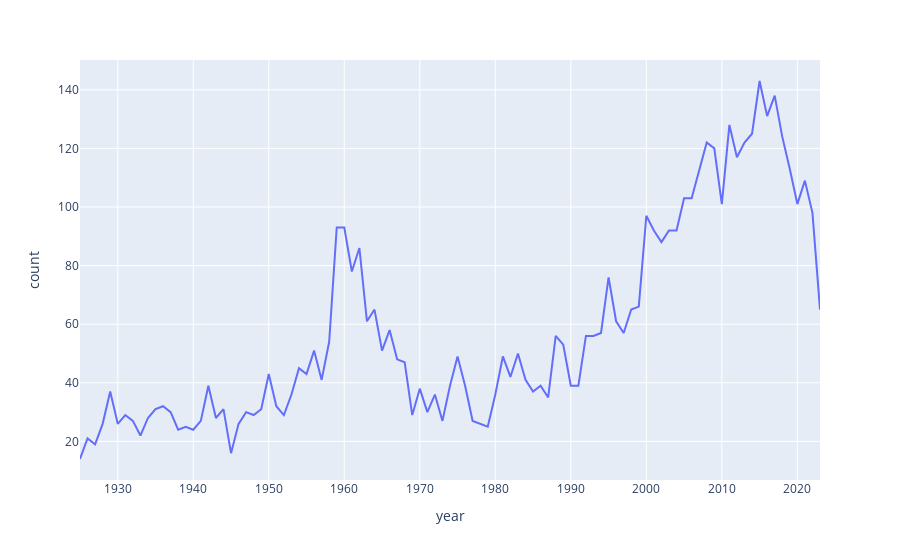
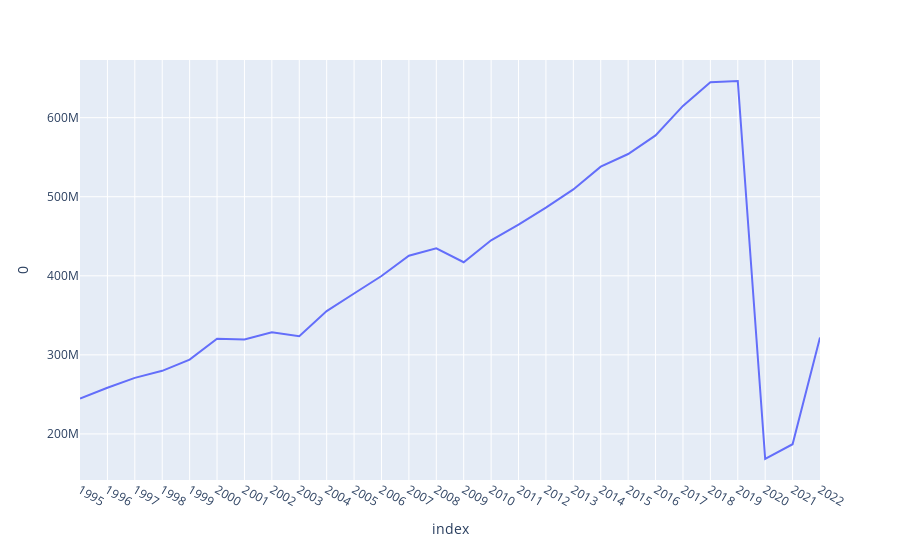

Notebook code for these charts, in order:
### Code cell
display(px.line(anos_disp, x="year", y="count"))
display(px.line(anos_tourism, x=anos_tourism.index, y=0))

### Figure 1 — Plotly figure (JSON) as saved in the notebook; plotly's stock layout.template omitted (floating-point values rounded to 4 significant figures)
{"data": [{"hovertemplate": "year=%{x}<br>count=%{y}<extra></extra>", "legendgroup": "", "line": {"color": "#636efa", "dash": "solid"}, "marker": {"symbol": "circle"}, "mode": "lines", "name": "", "orientation": "v", "showlegend": false, "type": "scatter", "x": [1925, 1926, 1927, 1928, 1929, 1930, 1931, 1932, 1933, 1934, 1935, 1936, 1937, 1938, 1939, 1940, 1941, 1942, 1943, 1944, 1945, 1946, 1947, 1948, 1949, 1950, 1951, 1952, 1953, 1954, 1955, 1956, 1957, 1958, 1959, 1960, 1961, 1962, 1963, 1964, 1965, 1966, 1967, 1968, 1969, 1970, 1971, 1972, 1973, 1974, 1975, 1976, 1977, 1978, 1979, 1980, 1981, 1982, 1983, 1984, 1985, 1986, 1987, 1988, 1989, 1990, 1991, 1992, 1993, 1994, 1995, 1996, 1997, 1998, 1999, 2000, 2001, 2002, 2003, 2004, 2005, 2006, 2007, 2008, 2009, 2010, 2011, 2012, 2013, 2014, 2015, 2016, 2017, 2018, 2019, 2020, 2021, 2022, 2023], "xaxis": "x", "y": [14, 21, 19, 26, 37, 26, 29, 27, 22, 28, 31, 32, 30, 24, 25, 24, 27, 39, 28, 31, 16, 26, 30, 29, 31, 43, 32, 29, 36, 45, 43, 51, 41, 54, 93, 93, 78, 86, 61, 65, 51, 58, 48, 47, 29, 38, 30, 36, 27, 39, 49, 39, 27, 26, 25, 36, 49, 42, 50, 41, 37, 39, 35, 56, 53, 39, 39, 56, 56, 57, 76, 61, 57, 65, 66, 97, 92, 88, 92, 92, 103, 103, 113, 122, 120, 101, 128, 117, 122, 125, 143, 131, 138, 124, 113, 101, 109, 98, 65], "yaxis": "y"}], "layout": {"legend": {"tracegroupgap": 0}, "margin": {"t": 60}, "xaxis": {"anchor": "y", "domain": [0, 1], "title": {"text": "year"}}, "yaxis": {"anchor": "x", "domain": [0, 1], "title": {"text": "count"}}}}

### Figure 2 — Plotly figure (JSON) as saved in the notebook; plotly's stock layout.template omitted (floating-point values rounded to 4 significant figures)
{"data": [{"hovertemplate": "index=%{x}<br>0=%{y}<extra></extra>", "legendgroup": "", "line": {"color": "#636efa", "dash": "solid"}, "marker": {"symbol": "circle"}, "mode": "lines", "name": "", "orientation": "v", "showlegend": false, "type": "scatter", "x": ["1995", "1996", "1997", "1998", "1999", "2000", "2001", "2002", "2003", "2004", "2005", "2006", "2007", "2008", "2009", "2010", "2011", "2012", "2013", "2014", "2015", "2016", "2017", "2018", "2019", "2020", "2021", "2022"], "xaxis": "x", "y": [244795350, 258435067, 270880055, 279800000.0, 294000000.0, 320405957, 319369949, 328500000.0, 323652399, 355400000.0, 377600000.0, 399670588, 425345042, 434800000.0, 417100000.0, 444862003, 464680495, 486200000.0, 509300000.0, 538039305, 554020253, 577554024, 614870154, 644700000.0, 646400000.0, 168300000.0, 187000000.0, 321800000.0], "yaxis": "y"}], "layout": {"legend": {"tracegroupgap": 0}, "margin": {"t": 60}, "xaxis": {"anchor": "y", "domain": [0, 1], "title": {"text": "index"}}, "yaxis": {"anchor": "x", "domain": [0, 1], "title": {"text": "0"}}}}
